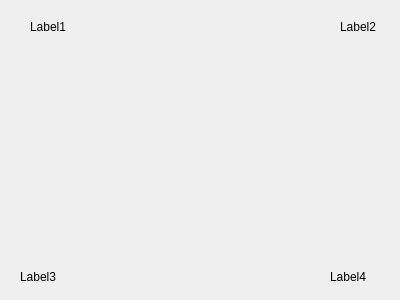
<?xml version="1.0" encoding="UTF-8"?>
<ui version="4.0">
 <class>QueueWindow</class>
 <widget class="QDialog" name="QueueWindow">
  <property name="geometry">
   <rect>
    <x>0</x>
    <y>0</y>
    <width>400</width>
    <height>300</height>
   </rect>
  </property>
  <property name="windowTitle">
   <string>Dialog</string>
  </property>
  <widget class="QLabel" name="label">
   <property name="geometry">
    <rect>
     <x>30</x>
     <y>20</y>
     <width>47</width>
     <height>13</height>
    </rect>
   </property>
   <property name="text">
    <string>Label1</string>
   </property>
  </widget>
  <widget class="QLabel" name="label_2">
   <property name="geometry">
    <rect>
     <x>340</x>
     <y>20</y>
     <width>47</width>
     <height>13</height>
    </rect>
   </property>
   <property name="text">
    <string>Label2</string>
   </property>
  </widget>
  <widget class="QLabel" name="label_3">
   <property name="geometry">
    <rect>
     <x>20</x>
     <y>270</y>
     <width>47</width>
     <height>13</height>
    </rect>
   </property>
   <property name="text">
    <string>Label3</string>
   </property>
  </widget>
  <widget class="QLabel" name="label_4">
   <property name="geometry">
    <rect>
     <x>330</x>
     <y>270</y>
     <width>47</width>
     <height>13</height>
    </rect>
   </property>
   <property name="text">
    <string>Label4</string>
   </property>
  </widget>
 </widget>
 <resources/>
 <connections/>
</ui>
